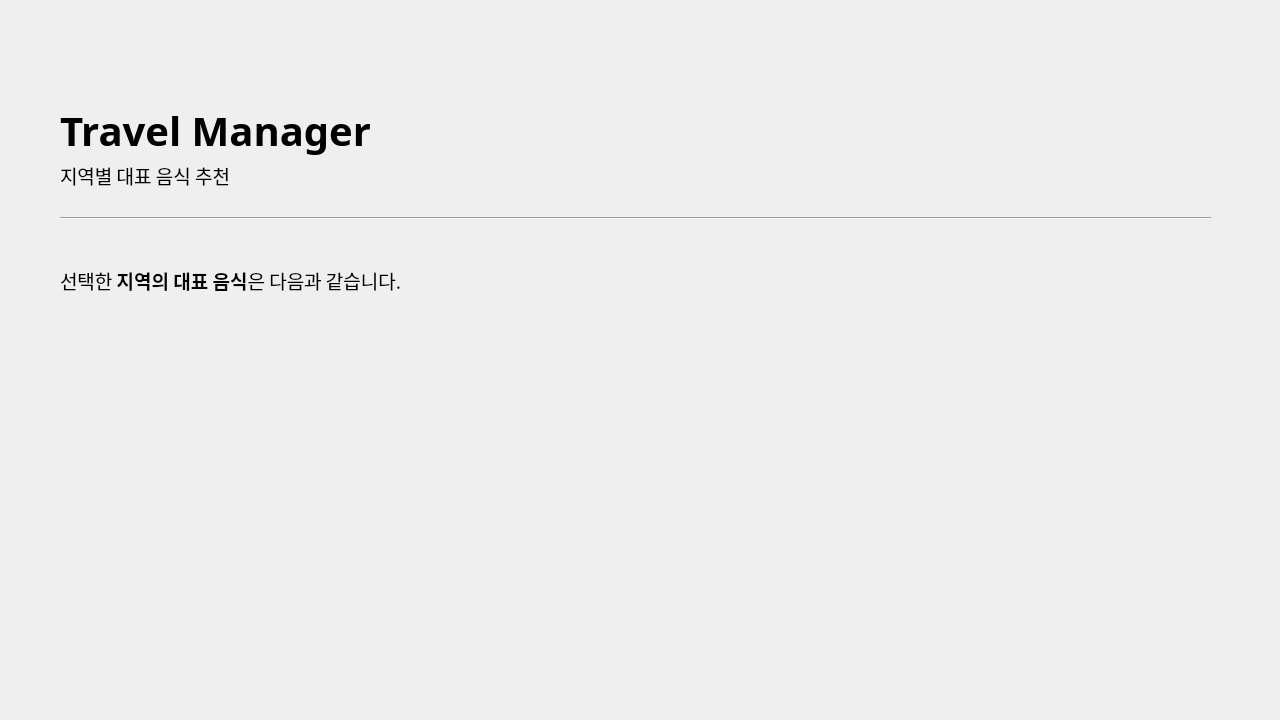
<?xml version="1.0" encoding="UTF-8"?>
<ui version="4.0">
 <class>TravelManger</class>
 <widget class="QDialog" name="TravelManger">
  <property name="geometry">
   <rect>
    <x>0</x>
    <y>0</y>
    <width>1280</width>
    <height>720</height>
   </rect>
  </property>
  <property name="windowTitle">
   <string>TravelManger</string>
  </property>
  <widget class="QLabel" name="Title">
   <property name="geometry">
    <rect>
     <x>60</x>
     <y>90</y>
     <width>381</width>
     <height>81</height>
    </rect>
   </property>
   <property name="font">
    <font>
     <family>나눔스퀘어 ExtraBold</family>
     <pointsize>30</pointsize>
     <weight>75</weight>
     <bold>true</bold>
    </font>
   </property>
   <property name="text">
    <string>Travel Manager</string>
   </property>
  </widget>
  <widget class="QLabel" name="Title2">
   <property name="geometry">
    <rect>
     <x>60</x>
     <y>160</y>
     <width>421</width>
     <height>31</height>
    </rect>
   </property>
   <property name="font">
    <font>
     <family>나눔스퀘어</family>
     <pointsize>14</pointsize>
     <weight>50</weight>
     <bold>false</bold>
    </font>
   </property>
   <property name="text">
    <string>지역별 대표 음식 추천</string>
   </property>
  </widget>
  <widget class="Line" name="line_2">
   <property name="geometry">
    <rect>
     <x>60</x>
     <y>210</y>
     <width>1151</width>
     <height>16</height>
    </rect>
   </property>
   <property name="orientation">
    <enum>Qt::Horizontal</enum>
   </property>
  </widget>
  <widget class="QLabel" name="Title2_6">
   <property name="geometry">
    <rect>
     <x>60</x>
     <y>260</y>
     <width>681</width>
     <height>41</height>
    </rect>
   </property>
   <property name="font">
    <font>
     <family>나눔스퀘어</family>
     <pointsize>11</pointsize>
     <weight>50</weight>
     <bold>false</bold>
    </font>
   </property>
   <property name="text">
    <string>&lt;html&gt;&lt;head/&gt;&lt;body&gt;&lt;p&gt;&lt;span style=&quot; font-size:14pt;&quot;&gt;선택한 &lt;/span&gt;&lt;span style=&quot; font-size:14pt; font-weight:600;&quot;&gt;지역의 대표 음식&lt;/span&gt;&lt;span style=&quot; font-size:14pt;&quot;&gt;은 다음과 같습니다.&lt;/span&gt;&lt;/p&gt;&lt;/body&gt;&lt;/html&gt;</string>
   </property>
  </widget>
  <widget class="QLabel" name="print">
   <property name="geometry">
    <rect>
     <x>60</x>
     <y>320</y>
     <width>1031</width>
     <height>201</height>
    </rect>
   </property>
   <property name="font">
    <font>
     <family>나눔스퀘어</family>
     <pointsize>10</pointsize>
     <weight>50</weight>
     <bold>false</bold>
    </font>
   </property>
   <property name="text">
    <string>&lt;html&gt;&lt;head/&gt;&lt;body&gt;&lt;p&gt;&lt;br/&gt;&lt;/p&gt;&lt;/body&gt;&lt;/html&gt;</string>
   </property>
  </widget>
 </widget>
 <resources/>
 <connections/>
</ui>
